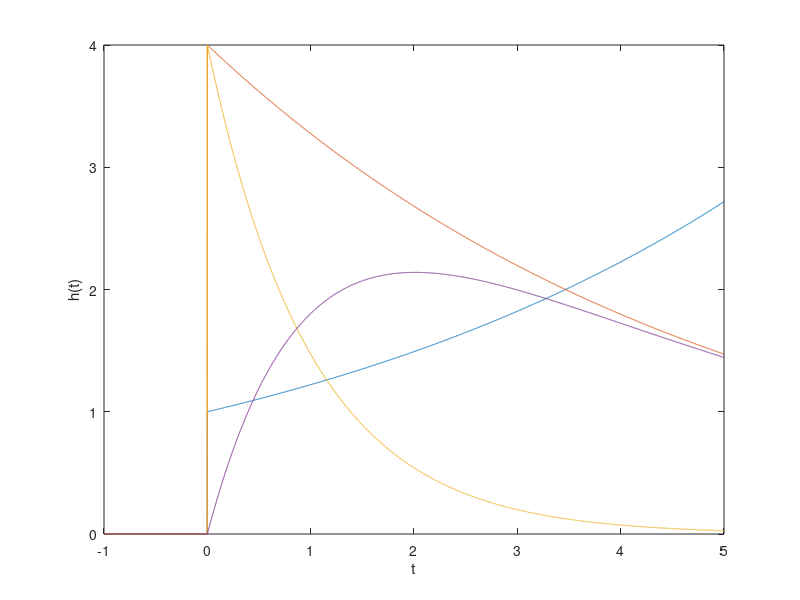

Here is the MATLAB script that generated this plot:

% c.1 
t = [-1:0.001:5];

%4 functions
u = @(t) 1.0.*(t>=0);
h1 = @(t)exp(t/5).* u(t);
h2 = @(t)4*exp(-t/5).* u(t);
h3 = @(t)4*exp(-t).* u(t);

h4 = @(t)4*(exp(-t/5)-exp(-t)).* u(t);

% plotting
plot(t,h1(t));
xlabel ("t");
ylabel ("h(t)");
hold on; 
plot(t,h2(t));
plot(t,h3(t));
plot(t,h4(t));
